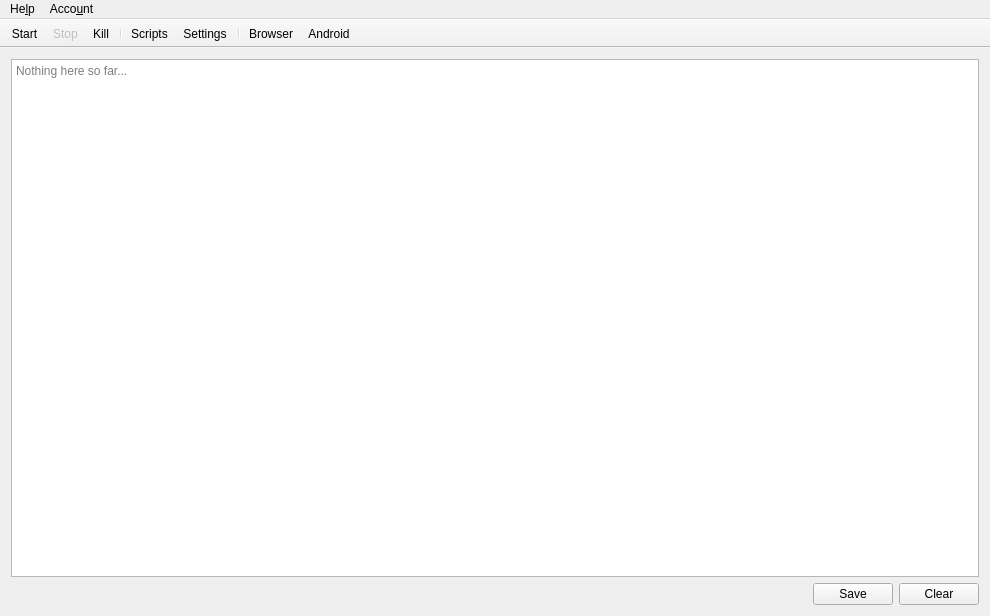
<?xml version="1.0" encoding="UTF-8"?>
<ui version="4.0">
 <class>ControlWindow</class>
 <widget class="QMainWindow" name="ControlWindow">
  <property name="geometry">
   <rect>
    <x>0</x>
    <y>0</y>
    <width>990</width>
    <height>616</height>
   </rect>
  </property>
  <property name="windowTitle">
   <string>BotFather</string>
  </property>
  <property name="windowIcon">
   <iconset resource="../res/gui.qrc">
    <normaloff>:/gui/black_on_trans.png</normaloff>:/gui/black_on_trans.png</iconset>
  </property>
  <property name="dockOptions">
   <set>QMainWindow::AllowTabbedDocks|QMainWindow::AnimatedDocks</set>
  </property>
  <widget class="QWidget" name="centralWidget">
   <layout class="QVBoxLayout" name="verticalLayout">
    <item>
     <widget class="QTextEdit" name="log_text">
      <property name="readOnly">
       <bool>true</bool>
      </property>
      <property name="placeholderText">
       <string>Nothing here so far...</string>
      </property>
     </widget>
    </item>
    <item>
     <layout class="QHBoxLayout" name="horizontalLayout">
      <item>
       <spacer name="horizontalSpacer">
        <property name="orientation">
         <enum>Qt::Horizontal</enum>
        </property>
        <property name="sizeHint" stdset="0">
         <size>
          <width>40</width>
          <height>20</height>
         </size>
        </property>
       </spacer>
      </item>
      <item>
       <widget class="QPushButton" name="save_button">
        <property name="text">
         <string>Save</string>
        </property>
       </widget>
      </item>
      <item>
       <widget class="QPushButton" name="clear_button">
        <property name="text">
         <string>Clear</string>
        </property>
       </widget>
      </item>
     </layout>
    </item>
   </layout>
  </widget>
  <widget class="QMenuBar" name="menuBar">
   <property name="geometry">
    <rect>
     <x>0</x>
     <y>0</y>
     <width>990</width>
     <height>23</height>
    </rect>
   </property>
   <property name="contextMenuPolicy">
    <enum>Qt::PreventContextMenu</enum>
   </property>
   <widget class="QMenu" name="menuHelp">
    <property name="title">
     <string>He&amp;lp</string>
    </property>
    <addaction name="actionAbout"/>
    <addaction name="actionAboutQt"/>
   </widget>
   <widget class="QMenu" name="menuAccount">
    <property name="title">
     <string>Acco&amp;unt</string>
    </property>
    <addaction name="actionPremiumPlans"/>
    <addaction name="actionLogout"/>
   </widget>
   <addaction name="menuHelp"/>
   <addaction name="menuAccount"/>
  </widget>
  <widget class="QToolBar" name="mainToolBar">
   <property name="enabled">
    <bool>true</bool>
   </property>
   <property name="contextMenuPolicy">
    <enum>Qt::PreventContextMenu</enum>
   </property>
   <property name="movable">
    <bool>false</bool>
   </property>
   <property name="orientation">
    <enum>Qt::Horizontal</enum>
   </property>
   <property name="iconSize">
    <size>
     <width>32</width>
     <height>32</height>
    </size>
   </property>
   <property name="toolButtonStyle">
    <enum>Qt::ToolButtonTextUnderIcon</enum>
   </property>
   <property name="floatable">
    <bool>true</bool>
   </property>
   <attribute name="toolBarArea">
    <enum>TopToolBarArea</enum>
   </attribute>
   <attribute name="toolBarBreak">
    <bool>false</bool>
   </attribute>
   <addaction name="actionStart"/>
   <addaction name="actionStop"/>
   <addaction name="actionKill"/>
   <addaction name="separator"/>
   <addaction name="actionScripts"/>
   <addaction name="actionSettings"/>
   <addaction name="separator"/>
   <addaction name="actionBrowser"/>
   <addaction name="actionAndroid"/>
  </widget>
  <action name="actionStart">
   <property name="icon">
    <iconset resource="../res/gui.qrc">
     <normaloff>:/gui/icons8-play-64.png</normaloff>:/gui/icons8-play-64.png</iconset>
   </property>
   <property name="text">
    <string>Start</string>
   </property>
   <property name="toolTip">
    <string>Start the bot</string>
   </property>
  </action>
  <action name="actionStop">
   <property name="enabled">
    <bool>false</bool>
   </property>
   <property name="icon">
    <iconset resource="../res/gui.qrc">
     <normaloff>:/gui/icons8-shutdown-64.png</normaloff>:/gui/icons8-shutdown-64.png</iconset>
   </property>
   <property name="text">
    <string>Stop</string>
   </property>
   <property name="toolTip">
    <string>Stop the bot</string>
   </property>
  </action>
  <action name="actionSettings">
   <property name="icon">
    <iconset resource="../res/gui.qrc">
     <normaloff>:/gui/icons8-settings-filled-64.png</normaloff>:/gui/icons8-settings-filled-64.png</iconset>
   </property>
   <property name="text">
    <string>Settings</string>
   </property>
   <property name="toolTip">
    <string>Open the settings dialog</string>
   </property>
  </action>
  <action name="actionAbout">
   <property name="text">
    <string>&amp;About Botfather</string>
   </property>
  </action>
  <action name="actionScripts">
   <property name="icon">
    <iconset resource="../res/gui.qrc">
     <normaloff>:/gui/icons8-page-64.png</normaloff>:/gui/icons8-page-64.png</iconset>
   </property>
   <property name="text">
    <string>Scripts</string>
   </property>
  </action>
  <action name="actionKill">
   <property name="icon">
    <iconset resource="../res/gui.qrc">
     <normaloff>:/gui/icons8-cancel-64.png</normaloff>:/gui/icons8-cancel-64.png</iconset>
   </property>
   <property name="text">
    <string>Kill</string>
   </property>
   <property name="toolTip">
    <string>Kill the script</string>
   </property>
   <property name="visible">
    <bool>false</bool>
   </property>
  </action>
  <action name="actionAboutQt">
   <property name="text">
    <string>About &amp;Qt</string>
   </property>
  </action>
  <action name="actionBrowser">
   <property name="icon">
    <iconset resource="../res/gui.qrc">
     <normaloff>:/gui/icons8-web-design-64.png</normaloff>:/gui/icons8-web-design-64.png</iconset>
   </property>
   <property name="text">
    <string>Browser</string>
   </property>
   <property name="toolTip">
    <string>Opens botfathers integrated browser</string>
   </property>
  </action>
  <action name="actionAndroid">
   <property name="icon">
    <iconset resource="../res/gui.qrc">
     <normaloff>:/gui/icons8-android-64.png</normaloff>:/gui/icons8-android-64.png</iconset>
   </property>
   <property name="text">
    <string>Android</string>
   </property>
   <property name="toolTip">
    <string>Open Android Info</string>
   </property>
  </action>
  <action name="actionLogout">
   <property name="text">
    <string>&amp;Logout</string>
   </property>
  </action>
  <action name="actionPremiumPlans">
   <property name="text">
    <string>Premium Plans</string>
   </property>
  </action>
 </widget>
 <layoutdefault spacing="6" margin="11"/>
 <resources>
  <include location="../res/gui.qrc"/>
 </resources>
 <connections/>
</ui>
